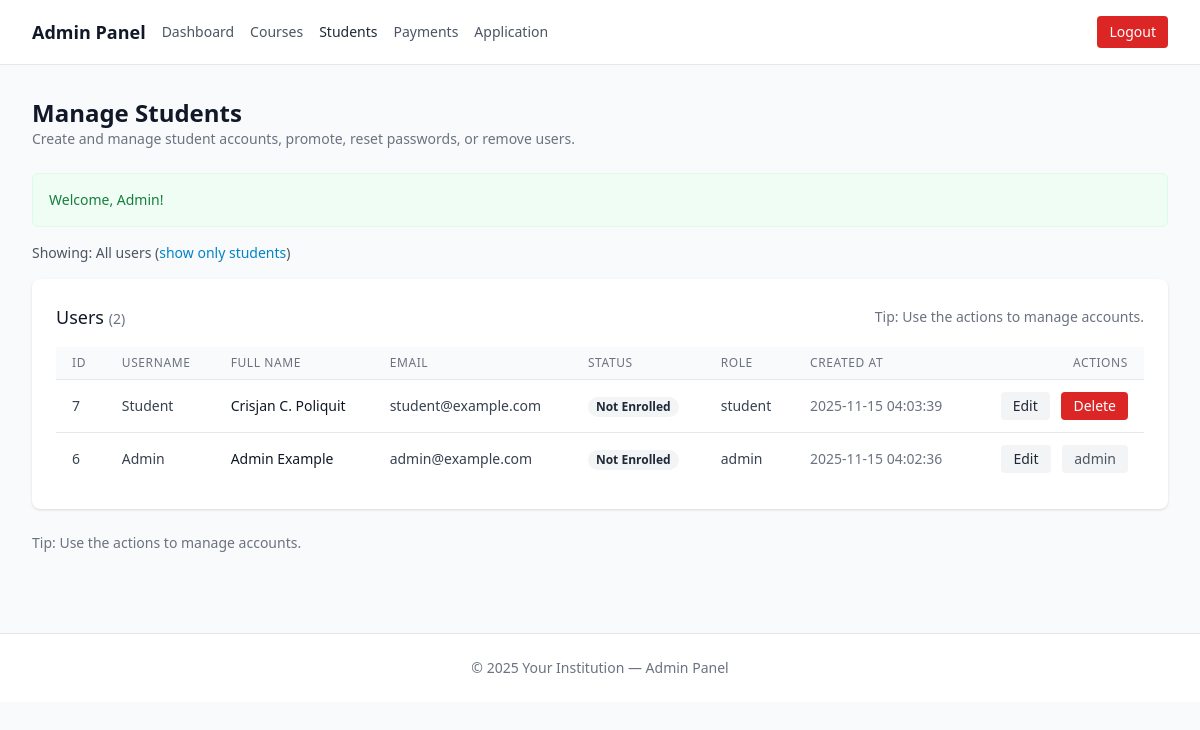
Screenshot of /admin/manage_students.php?filter=all (signed in) with the database file from the repository.
### tables this page shows
CREATE TABLE `users` (
  `id` int(11) NOT NULL,
  `username` varchar(50) NOT NULL,
  `password` varchar(255) NOT NULL,
  `first_name` varchar(100) DEFAULT NULL,
  `middle_name` varchar(100) DEFAULT NULL,
  `last_name` varchar(100) DEFAULT NULL,
  `email` varchar(255) NOT NULL,
  `role` enum('student','admin') NOT NULL DEFAULT 'student',
  `created_at` datetime NOT NULL DEFAULT current_timestamp()
);

### admin/manage_students.php (the view, shortened to what this page needs)
<?php
require_once __DIR__ . '/../includes/db_connect.php';
function get_flash() {
    if (!empty($_SESSION['flash'])) {
        $m = $_SESSION['flash'];
        return $m;
    }
    return '';
}
$info_msg = get_flash();
$filter = $_GET['filter'] ?? 'students';
if ($filter === 'all') {
    $stmt = $pdo->query("SELECT u.*, (SELECT COUNT(*) FROM enrollment_applications ea WHERE ea.user_id = u.id AND ea.status = 'approved') as is_enrolled FROM users u ORDER BY u.created_at DESC");
    $users = $stmt->fetchAll(PDO::FETCH_ASSOC);
} else {
    $stmt = $pdo->prepare("SELECT u.*, (SELECT COUNT(*) FROM enrollment_applications ea WHERE ea.user_id = u.id AND ea.status = 'approved') as is_enrolled FROM users u WHERE u.role = 'student' ORDER BY u.created_at DESC");
    $stmt->execute();
    $users = $stmt->fetchAll(PDO::FETCH_ASSOC);
}
$edit_user = null;
?>
<!doctype html>
<html lang="en">
<head>
    <script src="https://cdn.tailwindcss.com"></script>
</head>
<body class="min-h-screen bg-gray-50 text-gray-800">
  <nav class="bg-white border-b">
    <div class="max-w-7xl mx-auto px-4 sm:px-6 lg:px-8">
      <div class="flex items-center justify-between h-16">
        <div class="flex items-center space-x-4">
          <a href="dashboard.php" class="text-lg font-semibold text-gray-900">Admin Panel</a>
          <a href="dashboard.php" class="text-sm text-gray-600 hover:text-gray-900">Dashboard</a>
          <a href="manage_courses.php" class="text-sm text-gray-600 hover:text-gray-900">Courses</a>
          <a href="manage_students.php" class="text-sm text-brand-600 font-medium">Students</a>
          <a href="manage_payments.php" class="text-sm text-gray-600 hover:text-gray-900">Payments</a>
          <a href="manage_applications.php" class="text-sm text-gray-600 hover:text-gray-900">Application</a>
        </div>
        <div class="flex items-center space-x-3">
          <a href="../public/logout.php" class="inline-flex items-center px-3 py-1.5 bg-red-600 text-white text-sm rounded hover:bg-red-700">Logout</a>
        </div>
      </div>
    </div>
  </nav>
  <main class="max-w-7xl mx-auto px-4 sm:px-6 lg:px-8 py-8">
    <div class="mb-6">
      <h1 class="text-2xl font-semibold text-gray-900">Manage Students</h1>
      <p class="text-sm text-gray-500">Create and manage student accounts, promote, reset passwords, or remove users.</p>
    </div>
    <?php if ($info_msg): ?>
      <div class="mb-4">
        <div class="rounded-md bg-green-50 p-4 border border-green-100">
          <p class="text-sm text-green-700"><?= htmlspecialchars($info_msg) ?></p>
        </div>
      </div>
    <?php endif; ?>
    <div class="flex items-center justify-between mb-4">
      <p class="text-sm text-gray-600">Showing:
        <?php if ($filter === 'all'): ?>
          All users (<a href="manage_students.php?filter=students" class="text-sky-600 hover:underline">show only students</a>)
        <?php else: ?>
          Students only (<a href="manage_students.php?filter=all" class="text-sky-600 hover:underline">show all users</a>)
        <?php endif; ?>
      </p>
    </div>
    <div class="grid grid-cols-1 <?= $edit_user ? 'lg:grid-cols-3' : '' ?> gap-6">
      <div class="<?= $edit_user ? 'lg:col-span-2' : 'w-full' ?> bg-white shadow rounded-lg p-6 overflow-x-auto">
        <div class="flex items-center justify-between mb-4">
          <h2 class="text-lg font-medium text-gray-900">Users <span class="text-sm text-gray-500">(<?= count($users) ?>)</span></h2>
          <div class="text-sm text-gray-500">Tip: Use the actions to manage accounts.</div>
        </div>
        <?php if (count($users) === 0): ?>
          <div class="rounded bg-gray-50 p-6">
            <p class="text-sm text-gray-600">No users found.</p>
          </div>
        <?php else: ?>
          <table class="min-w-full divide-y divide-gray-200">
            <thead class="bg-gray-50">
              <tr>
                <th class="px-4 py-2 text-left text-xs font-medium text-gray-500 uppercase tracking-wider">ID</th>
                <th class="px-4 py-2 text-left text-xs font-medium text-gray-500 uppercase tracking-wider">Username</th>
                <th class="px-4 py-2 text-left text-xs font-medium text-gray-500 uppercase tracking-wider">Full name</th>
                <th class="px-4 py-2 text-left text-xs font-medium text-gray-500 uppercase tracking-wider">Email</th>
                <th class="px-4 py-2 text-left text-xs font-medium text-gray-500 uppercase tracking-wider">Status</th>
                <th class="px-4 py-2 text-left text-xs font-medium text-gray-500 uppercase tracking-wider">Role</th>
                <th class="px-4 py-2 text-left text-xs font-medium text-gray-500 uppercase tracking-wider">Created At</th>
                <th class="px-4 py-2 text-right text-xs font-medium text-gray-500 uppercase tracking-wider">Actions</th>
              </tr>
            </thead>
            <tbody class="bg-white divide-y divide-gray-200">
              <?php foreach ($users as $u): ?>
                <tr>
                  <td class="px-4 py-3 text-sm text-gray-700"><?= (int)$u['id'] ?></td>
                  <td class="px-4 py-3 text-sm text-gray-700"><?= htmlspecialchars($u['username']) ?></td>
                  <td class="px-4 py-3 text-sm text-gray-900"><?= htmlspecialchars(trim($u['first_name'] . ' ' . ($u['middle_name'] ? $u['middle_name'] . ' ' : '') . $u['last_name'])) ?></td>
                  <td class="px-4 py-3 text-sm text-gray-700"><?= htmlspecialchars($u['email']) ?></td>
                  <td class="px-4 py-3 text-sm">
                    <?php if (!empty($u['is_enrolled']) && $u['is_enrolled'] > 0): ?>
                        <span class="px-2 inline-flex text-xs leading-5 font-semibold rounded-full bg-green-100 text-green-800">Enrolled</span>
                    <?php else: ?>
                        <span class="px-2 inline-flex text-xs leading-5 font-semibold rounded-full bg-gray-100 text-gray-800">Not Enrolled</span>
                    <?php endif; ?>
                  </td>
                  <td class="px-4 py-3 text-sm text-gray-700"><?= htmlspecialchars($u['role']) ?></td>
                  <td class="px-4 py-3 text-sm text-gray-500"><?= htmlspecialchars($u['created_at']) ?></td>
                  <td class="px-4 py-3 text-sm text-right space-x-2">
                    <a href="manage_students.php?edit_id=<?= (int)$u['id'] ?>" class="inline-flex items-center px-3 py-1 text-sm rounded bg-gray-100 hover:bg-gray-200">Edit</a>
                    <?php if ($u['role'] !== 'admin'): ?>
                      <form method="post" class="inline-block" onsubmit="return confirm('Delete this user? This cannot be undone.');">
                        <button type="submit" class="inline-flex px-3 py-1 text-sm rounded bg-red-600 text-white hover:bg-red-700">Delete</button>
                      </form>
                    <?php else: ?>
                      <span class="inline-block px-3 py-1 text-sm rounded bg-gray-100 text-gray-600">admin</span>
                    <?php endif; ?>
                  </td>
                </tr>
              <?php endforeach; ?>
            </tbody>
          </table>
        <?php endif; ?>
      </div>
    </div>
    <div class="mt-6 text-sm text-gray-500">
      Tip: Use the actions to manage accounts.
    </div>
  </main>
  <footer class="bg-white border-t mt-12">
    <div class="max-w-7xl mx-auto px-4 text-center sm:px-6 lg:px-8 py-6 text-sm text-gray-500">
      © <?= date('Y') ?> Your Institution — Admin Panel
    </div>
  </footer>
</body>
</html>

### rows the page displays
users: id "7", username "Student", first_name+middle_name+last_name "Crisjan C. Poliquit", email "student@example.com", role "student", created_at "2025-11-15 04:03:39"
users: id "6", username "Admin", first_name+middle_name+last_name "Admin Example", email "admin@example.com", role "admin", created_at "2025-11-15 04:02:36"

### other values shown
$info_msg "Welcome, Admin!"
count($users) "2"
